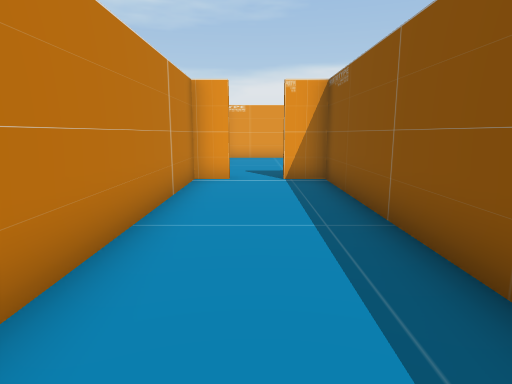
[1] (above)

20 first-person views from a walk through a Unity game level. The camera is 1.2 m above the floor, tilts 10° down and sees 75° across. The floor is counted in squares, 1 m on a side. Each view is taken from the middle of a square. On the plan, view 1 faces up. The plan holds only what a view shows up to about 14 squares ahead; the rest is blank. The place goes on beyond the plan. The player is left out. Some surface patterns are stand-ins.

[2]
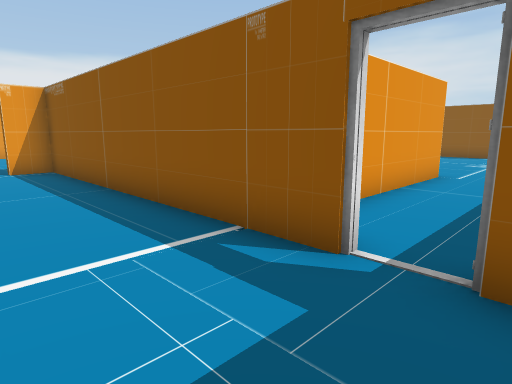

[3]
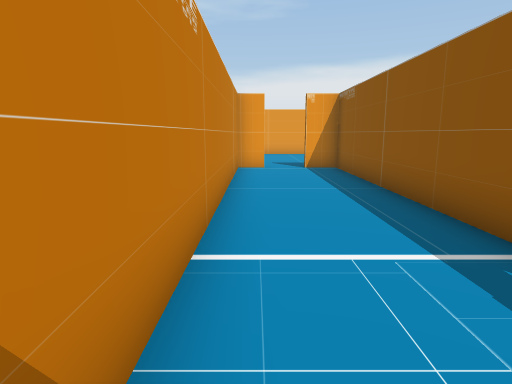

[4]
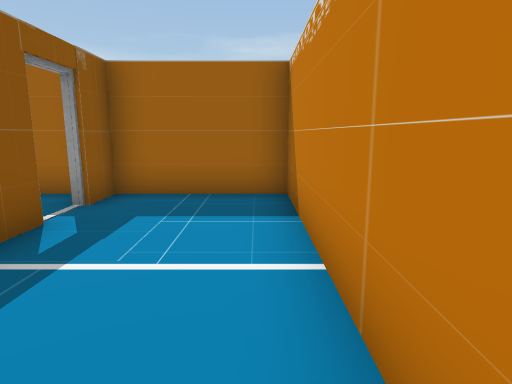

[5]
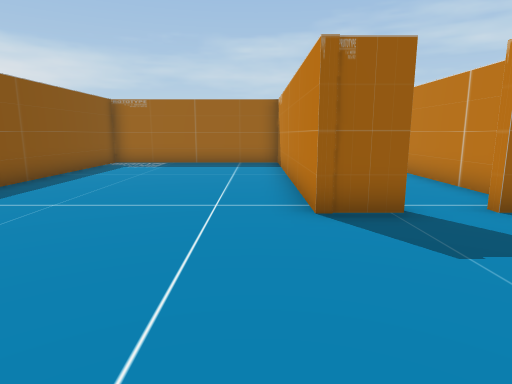

[6]
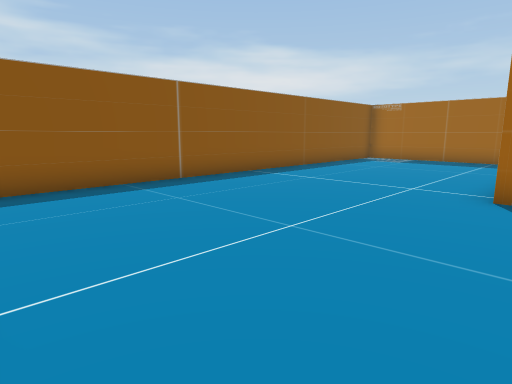

[7]
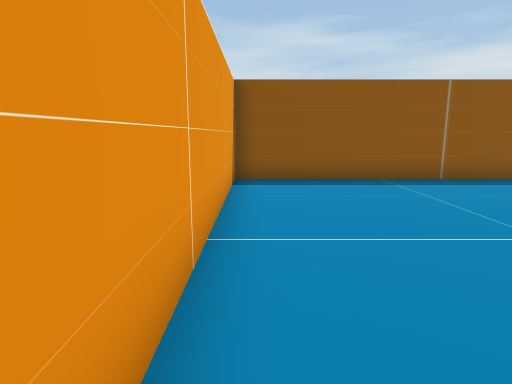

[8]
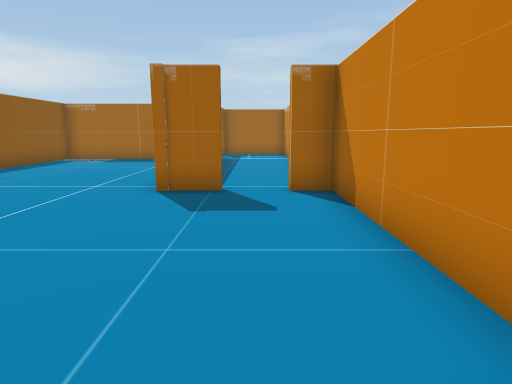

[9]
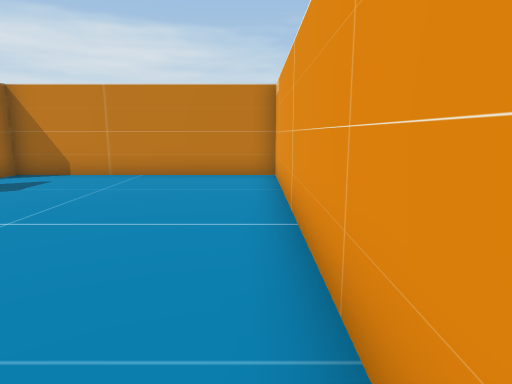

[10]
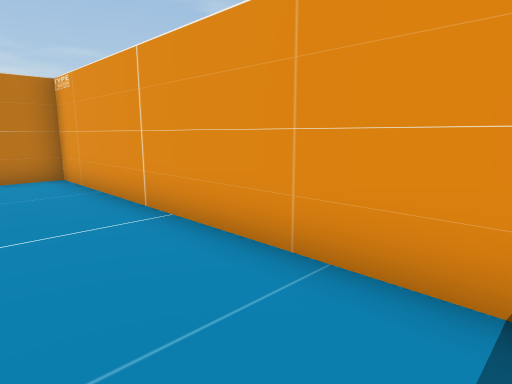

[11]
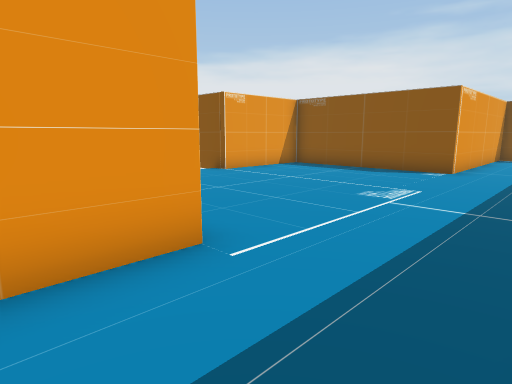

[12]
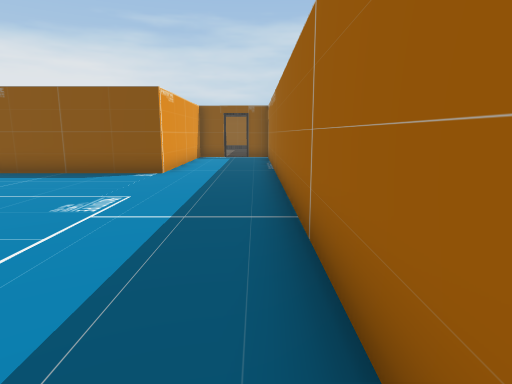

[13]
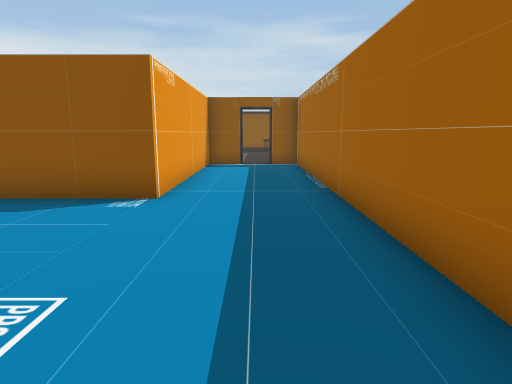

[14]
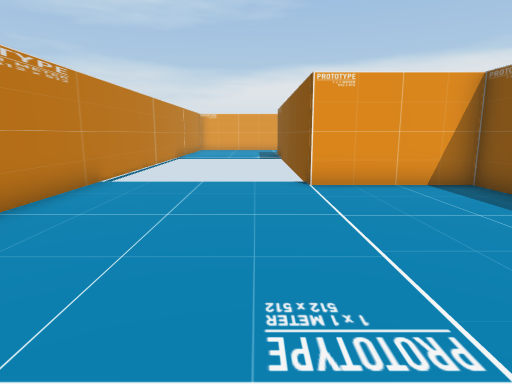

[15]
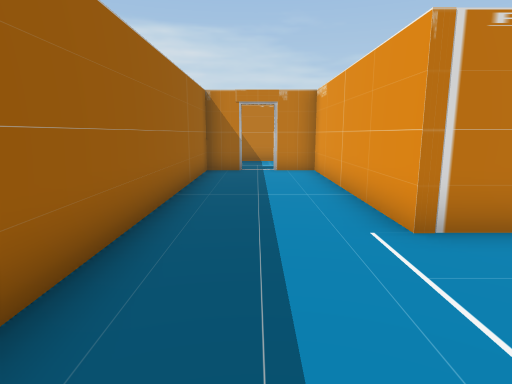

[16]
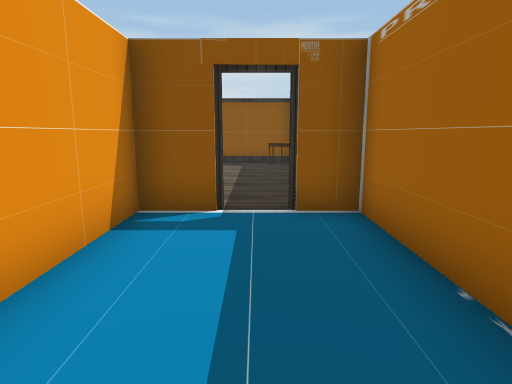

[17]
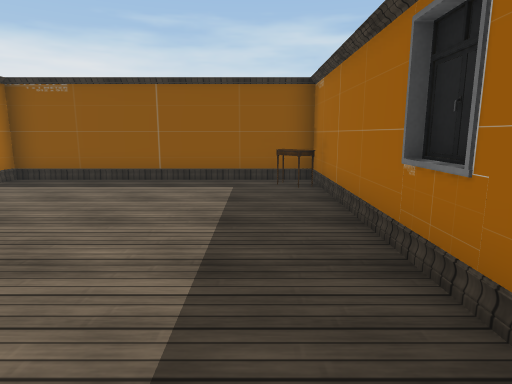

[18]
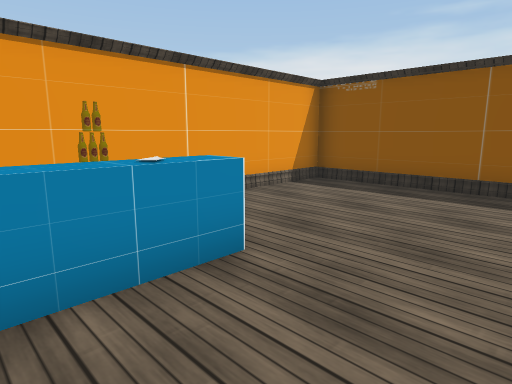

[19]
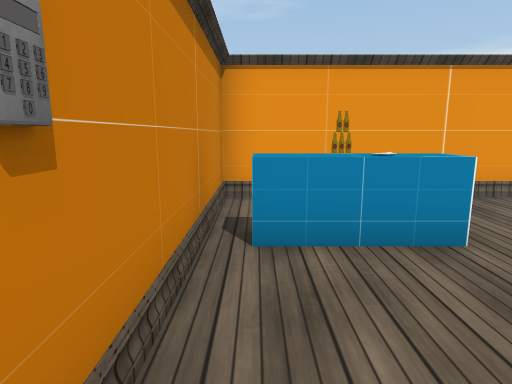

[20]
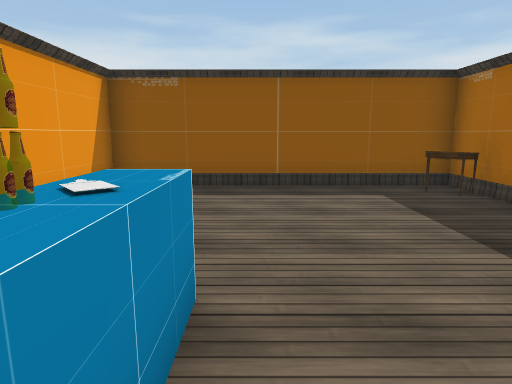

### Floor plan
Ten units are one square. View 1 is at (0, 0); x grows to the right and y downward. Boxes are objects, and circles mark ways between rooms. Rooms are numbered by the first view taken in them; rooms with no view inside come last. Other rooms are left out.
<svg viewBox="-21 -171 363 212">
<path fill="none" stroke="#000" d="M18 15 18 -88 6 -88M-6 -88 -16 -88 -16 36 18 36 18 24M6 -90 21 -90 21 -2 88 -2 88 -166 -16 -166 -16 -90 -6 -90M91 -11 91 1 21 1 21 15M251 15 251 1 181 1 181 -57 143 -57 143 -79M21 24 21 36 251 36 251 25M91 -124 91 -30M268 36 337 36 337 -43 254 -43 254 14M284 -14 259 -14"/>
<rect x="325" y="25" width="10" height="10" fill="#bbb"><title>other object</title></rect>
<circle cx="0" cy="-90" r="3" fill="#2a7"/>
<circle cx="20" cy="20" r="3" fill="#2a7"/>
<circle cx="250" cy="20" r="3" fill="#2a7"/>
<text x="0" y="-20">1</text>
<text x="40" y="-100">2</text>
<text x="140" y="0">3</text>
<text x="290" y="0">4</text>
</svg>
Room 1 opens to room 2. Room 1 opens to room 3. Room 3 opens to room 4.

Where each view was taken, in squares from view 1:
view 1: 0 up, 0 right, facing up
view 2: 3 down, 1 left, facing up-right
view 3: 3 down, 1 left, facing up
view 4: 3 up, 1 left, facing down
view 5: 14 up, 3 right, facing down
view 6: 16 up, 1 right, facing down-right
view 7: 16 up, 0 right, facing right
view 8: 16 up, 0 right, facing down
view 9: 16 up, 8 right, facing left
view 10: 14 up, 8 right, facing up-left
view 11: 3 down, 7 right, facing up-right
view 12: 3 down, 8 right, facing right
view 13: 2 down, 12 right, facing right
view 14: 2 down, 13 right, facing up
view 15: 2 down, 13 right, facing left
view 16: 2 down, 20 right, facing right
view 17: 2 down, 25 right, facing right
view 18: 1 down, 26 right, facing up-right
view 19: 2 down, 26 right, facing up
view 20: 1 up, 26 right, facing right
